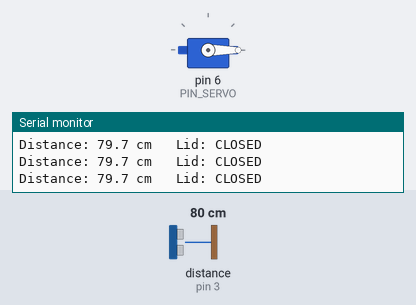
A sketch run on a simulated Arduino Uno, built with avr-gcc and run on an emulated ATmega328P. On the bench: servo, the last lines printed to the serial monitor. Wiring (inferred from the names in the program): ultrasonic range finder: trigger pin 2; echo pin 3. Inputs (shaded band) come from the test bench; at power-on: distance to the obstacle (sensor on pin 3) 80 cm. The echo pulse lasts 58.3 µs per cm.

Above: at 1.7 s.
1.8 s: distance to the obstacle (sensor on pin 3) set to 27 cm
3.3 s: distance to the obstacle (sensor on pin 3) set to 24 cm
At 3.6 s:
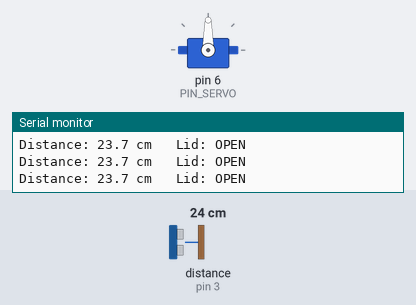
Timing chart, 0 to 6.3 s (numbered marks = the images above; inputs shaded):
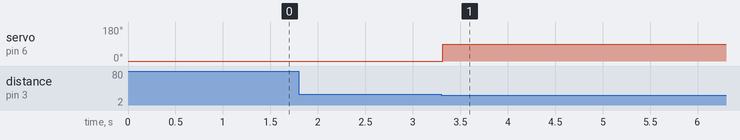

Measured:
- the behaviour switches between 26 and 25 cm on distance to the obstacle (sensor on pin 3) (found by bisection; images 0 and 1)
- after the input at 3.3 s, servo on pin 6 (PIN_SERVO): 0° → 90° at once

The sketch:

01_lid_module.ino
```cpp
/**************************************************************
 *  SMART DUSTBIN - MODULE A: AUTOMATIC LID
 *  ------------------------------------------------------------
 *  GOAL OF THIS SKETCH
 *  Prove that ONE ultrasonic sensor can detect a hand and that
 *  the servo opens and closes the lid reliably.
 *
 *  Build this FIRST. Do not move on until the lid behaves
 *  perfectly - every later bug is easier to find when you know
 *  this part already works.
 *
 *  WIRING
 *    HC-SR04 #1 : VCC->5V  GND->GND  TRIG->D2  ECHO->D3
 *    Servo      : Red->5V  Brown->GND  Orange->D6
 *
 *  EXPECTED BEHAVIOUR
 *    Hand within 25 cm  -> lid swings to 90 degrees
 *    Hand removed       -> lid waits 3 s, then returns to 0
 *
 *  NOTE - NO FULL-BIN LOCKDOWN HERE, ON PURPOSE
 *    In the finished bin a FULL bin refuses to open for a hand. This
 *    sketch has no level sensor, so it has no idea how full the bin is
 *    and nothing to lock against - it opens for every hand. The lockdown
 *    appears in 04_smart_dustbin_complete and 05_esp32_wifi_version, the
 *    first sketches that read BOTH a hand and a level.
 **************************************************************/

#include <Servo.h>

/* ---------------- PIN MAP ---------------- */
const uint8_t PIN_TRIG_LID = 2;
const uint8_t PIN_ECHO_LID = 3;
const uint8_t PIN_SERVO    = 6;

/* ---------------- TUNING ----------------- */
const float         HAND_DETECT_CM   = 25.0;   /* trigger distance */
const unsigned long LID_OPEN_HOLD_MS = 3000;   /* stay open        */
const int           ANGLE_CLOSED     = 0;
const int           ANGLE_OPEN       = 90;

/* ---------------- OBJECTS ---------------- */
Servo lidServo;

/* ---------------- STATE ------------------ */
bool          lidOpen        = false;
unsigned long lastSeenHandAt = 0;

void setup() {
  Serial.begin(9600);
  Serial.println(F("Module A - Automatic Lid Test"));

  pinMode(PIN_TRIG_LID, OUTPUT);
  pinMode(PIN_ECHO_LID, INPUT);

  lidServo.attach(PIN_SERVO);
  lidServo.write(ANGLE_CLOSED);     /* always boot closed */
  delay(500);
}

void loop() {
  unsigned long now = millis();
  float distance    = readDistanceCm(PIN_TRIG_LID, PIN_ECHO_LID);

  bool handDetected = (distance > 0) && (distance <= HAND_DETECT_CM);

  if (handDetected) {
    lastSeenHandAt = now;

    if (!lidOpen) {                 /* rising edge -> open once */
      lidServo.write(ANGLE_OPEN);
      lidOpen = true;
      Serial.println(F(">>> HAND DETECTED - LID OPENING"));
    }
  }

  /* Close only after the hold time has fully elapsed. The timer
     restarts on every detection, so a user throwing three items
     never gets the lid closed on their fingers.                 */
  if (lidOpen && (now - lastSeenHandAt >= LID_OPEN_HOLD_MS)) {
    lidServo.write(ANGLE_CLOSED);
    lidOpen = false;
    Serial.println(F("<<< NO HAND - LID CLOSING"));
  }

  Serial.print(F("Distance: "));
  if (distance < 0) Serial.print(F("out of range"));
  else            { Serial.print(distance, 1); Serial.print(F(" cm")); }
  Serial.print(F("   Lid: "));
  Serial.println(lidOpen ? F("OPEN") : F("CLOSED"));

  delay(100);   /* 10 readings per second is plenty for a lid */
}

/**************************************************************
 *  readDistanceCm()
 *  Sends a 10 us trigger pulse, measures the echo, converts the
 *  round-trip time to centimetres.
 *  Returns -1 when nothing echoed back inside the timeout.
 **************************************************************/
float readDistanceCm(uint8_t trigPin, uint8_t echoPin) {
  digitalWrite(trigPin, LOW);
  delayMicroseconds(2);
  digitalWrite(trigPin, HIGH);
  delayMicroseconds(10);
  digitalWrite(trigPin, LOW);

  unsigned long duration = pulseIn(echoPin, HIGH, 25000UL);
  if (duration == 0) return -1.0;

  /* Sound travels 0.0343 cm per microsecond, there and back,
     so cm = microseconds / 58.31                              */
  float cm = duration / 58.31;

  if (cm < 2.0 || cm > 400.0) return -1.0;   /* outside datasheet range */
  return cm;
}
```
